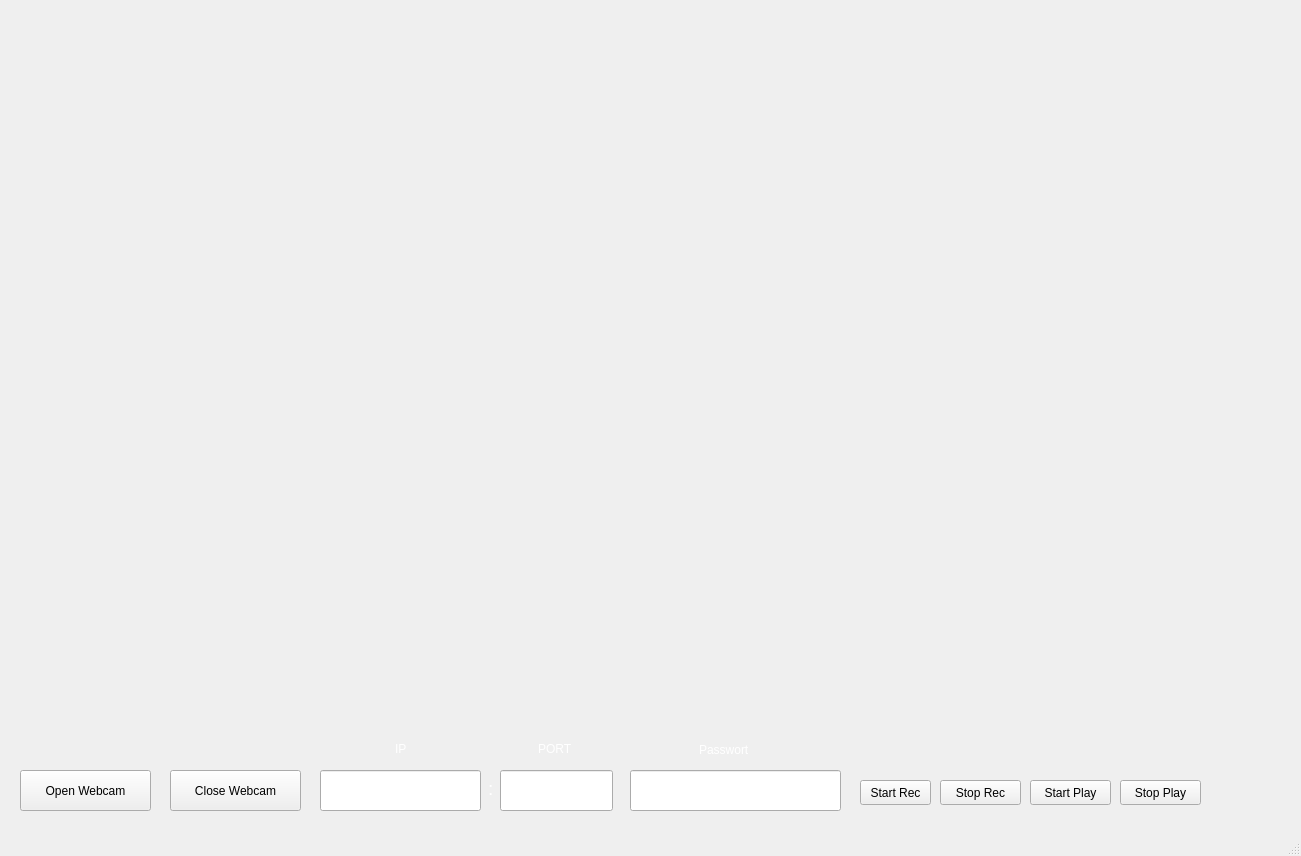
<?xml version="1.0" encoding="UTF-8"?>
<ui version="4.0">
 <class>MainWindow</class>
 <widget class="QMainWindow" name="MainWindow">
  <property name="geometry">
   <rect>
    <x>0</x>
    <y>0</y>
    <width>1301</width>
    <height>856</height>
   </rect>
  </property>
  <property name="windowTitle">
   <string>MainWindow</string>
  </property>
  <widget class="QWidget" name="centralWidget">
   <widget class="QPushButton" name="pushButton_open_webcam">
    <property name="geometry">
     <rect>
      <x>20</x>
      <y>770</y>
      <width>131</width>
      <height>41</height>
     </rect>
    </property>
    <property name="text">
     <string>Open Webcam</string>
    </property>
   </widget>
   <widget class="QPushButton" name="pushButton_close_webcam">
    <property name="geometry">
     <rect>
      <x>170</x>
      <y>770</y>
      <width>131</width>
      <height>41</height>
     </rect>
    </property>
    <property name="text">
     <string>Close Webcam</string>
    </property>
   </widget>
   <widget class="QLabel" name="label">
    <property name="geometry">
     <rect>
      <x>9</x>
      <y>10</y>
      <width>1281</width>
      <height>720</height>
     </rect>
    </property>
    <property name="font">
     <font>
      <pointsize>100</pointsize>
      <weight>75</weight>
      <bold>true</bold>
     </font>
    </property>
    <property name="text">
     <string/>
    </property>
   </widget>
   <widget class="QLineEdit" name="lineEdit">
    <property name="geometry">
     <rect>
      <x>320</x>
      <y>770</y>
      <width>161</width>
      <height>41</height>
     </rect>
    </property>
    <property name="font">
     <font>
      <pointsize>15</pointsize>
     </font>
    </property>
    <property name="text">
     <string/>
    </property>
   </widget>
   <widget class="QLineEdit" name="lineEdit_2">
    <property name="geometry">
     <rect>
      <x>500</x>
      <y>770</y>
      <width>113</width>
      <height>41</height>
     </rect>
    </property>
    <property name="font">
     <font>
      <pointsize>15</pointsize>
     </font>
    </property>
    <property name="text">
     <string/>
    </property>
   </widget>
   <widget class="QLabel" name="label_2">
    <property name="geometry">
     <rect>
      <x>488</x>
      <y>758</y>
      <width>16</width>
      <height>61</height>
     </rect>
    </property>
    <property name="font">
     <font>
      <pointsize>14</pointsize>
     </font>
    </property>
    <property name="styleSheet">
     <string notr="true">color: rgb(255, 255, 255);</string>
    </property>
    <property name="text">
     <string>:</string>
    </property>
   </widget>
   <widget class="QLabel" name="label_3">
    <property name="geometry">
     <rect>
      <x>395</x>
      <y>740</y>
      <width>67</width>
      <height>17</height>
     </rect>
    </property>
    <property name="styleSheet">
     <string notr="true">color: rgb(255, 255, 255);</string>
    </property>
    <property name="text">
     <string>IP</string>
    </property>
   </widget>
   <widget class="QLabel" name="label_4">
    <property name="geometry">
     <rect>
      <x>538</x>
      <y>740</y>
      <width>67</width>
      <height>17</height>
     </rect>
    </property>
    <property name="styleSheet">
     <string notr="true">color: rgb(255, 255, 255);</string>
    </property>
    <property name="text">
     <string>PORT</string>
    </property>
   </widget>
   <widget class="QPushButton" name="pushButton">
    <property name="geometry">
     <rect>
      <x>860</x>
      <y>780</y>
      <width>71</width>
      <height>25</height>
     </rect>
    </property>
    <property name="text">
     <string>Start Rec</string>
    </property>
   </widget>
   <widget class="QPushButton" name="pushButton_2">
    <property name="geometry">
     <rect>
      <x>940</x>
      <y>780</y>
      <width>81</width>
      <height>25</height>
     </rect>
    </property>
    <property name="text">
     <string>Stop Rec</string>
    </property>
   </widget>
   <widget class="QPushButton" name="pushButton_3">
    <property name="geometry">
     <rect>
      <x>1030</x>
      <y>780</y>
      <width>81</width>
      <height>25</height>
     </rect>
    </property>
    <property name="text">
     <string>Start Play</string>
    </property>
   </widget>
   <widget class="QPushButton" name="pushButton_4">
    <property name="geometry">
     <rect>
      <x>1120</x>
      <y>780</y>
      <width>81</width>
      <height>25</height>
     </rect>
    </property>
    <property name="text">
     <string>Stop Play</string>
    </property>
   </widget>
   <widget class="QLineEdit" name="lineEdit_3">
    <property name="geometry">
     <rect>
      <x>630</x>
      <y>770</y>
      <width>211</width>
      <height>41</height>
     </rect>
    </property>
    <property name="font">
     <font>
      <pointsize>15</pointsize>
     </font>
    </property>
    <property name="echoMode">
     <enum>QLineEdit::Password</enum>
    </property>
   </widget>
   <widget class="QLabel" name="label_5">
    <property name="geometry">
     <rect>
      <x>699</x>
      <y>740</y>
      <width>71</width>
      <height>20</height>
     </rect>
    </property>
    <property name="styleSheet">
     <string notr="true">color: rgb(255, 255, 255);</string>
    </property>
    <property name="text">
     <string>Passwort</string>
    </property>
   </widget>
  </widget>
  <widget class="QMenuBar" name="menuBar">
   <property name="geometry">
    <rect>
     <x>0</x>
     <y>0</y>
     <width>1301</width>
     <height>22</height>
    </rect>
   </property>
  </widget>
  <widget class="QStatusBar" name="statusBar"/>
 </widget>
 <layoutdefault spacing="6" margin="11"/>
 <resources/>
 <connections/>
</ui>
